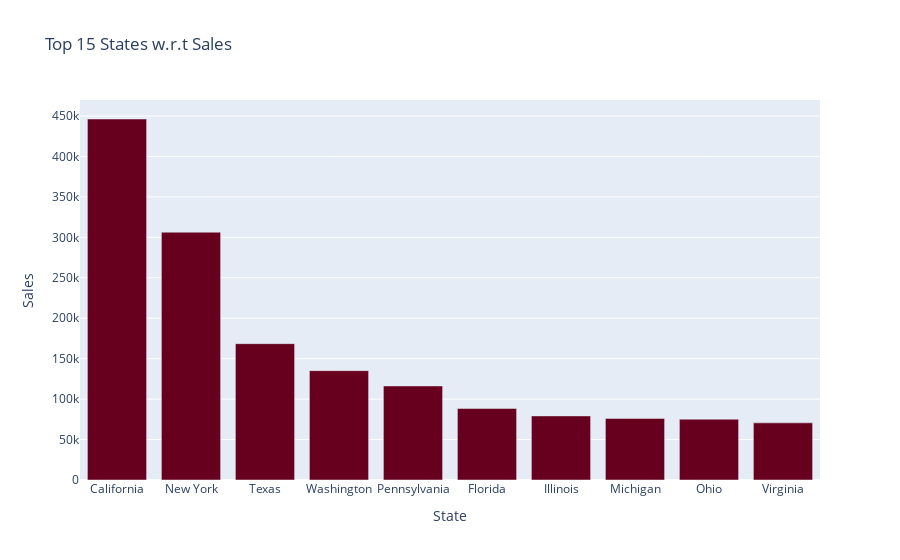

This figure's notebook cell:
### Code cell
fig = px.bar(top_states,x='State',y='Sales',title='Top 15 States w.r.t Sales',
             color_discrete_sequence=px.colors.sequential.RdBu)
fig.show()

### Figure 1 — Plotly figure (JSON) as saved in the notebook; plotly's stock layout.template omitted (floating-point values rounded to 4 significant figures)
{"data": [{"alignmentgroup": "True", "hovertemplate": "State=%{x}<br>Sales=%{y}<extra></extra>", "legendgroup": "", "marker": {"color": "rgb(103,0,31)", "pattern": {"shape": ""}}, "name": "", "offsetgroup": "", "orientation": "v", "showlegend": false, "textposition": "auto", "type": "bar", "x": ["California", "New York", "Texas", "Washington", "Pennsylvania", "Florida", "Illinois", "Michigan", "Ohio", "Virginia"], "xaxis": "x", "y": [446300.0, 306400.0, 168600.0, 135200.0, 116300.0, 88440.0, 79240.0, 76140.0, 75130.0, 70640.0], "yaxis": "y"}], "layout": {"barmode": "relative", "legend": {"tracegroupgap": 0}, "title": {"text": "Top 15 States w.r.t Sales"}, "xaxis": {"anchor": "y", "domain": [0, 1], "title": {"text": "State"}}, "yaxis": {"anchor": "x", "domain": [0, 1], "title": {"text": "Sales"}}}}
